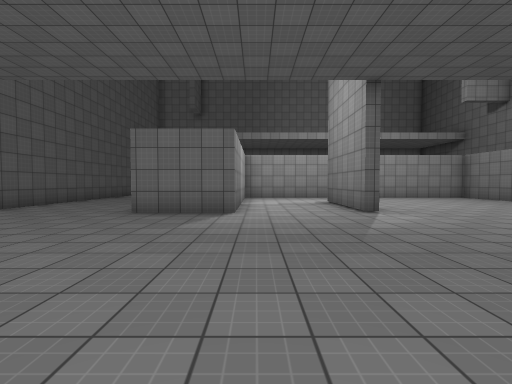
[1] (above)

16 first-person views from a walk through a scene from a Unity 3-D project. The camera is 1.4 m above the floor, tilts 2° down and sees 85° across. The floor is counted in squares, 2 m on a side. Each view is taken from the middle of a square. On the plan, view 1 faces up. The plan holds only what a view shows up to about 9 squares ahead; the rest is blank. The player is left out. Surface patterns are stand-ins for the level's own textures.

[2]
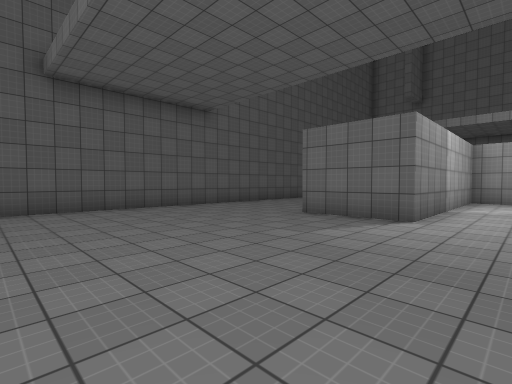

[3]
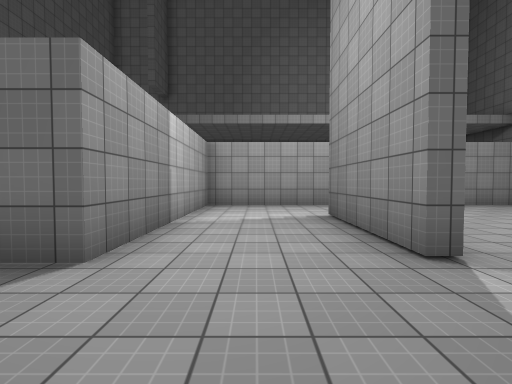

[4]
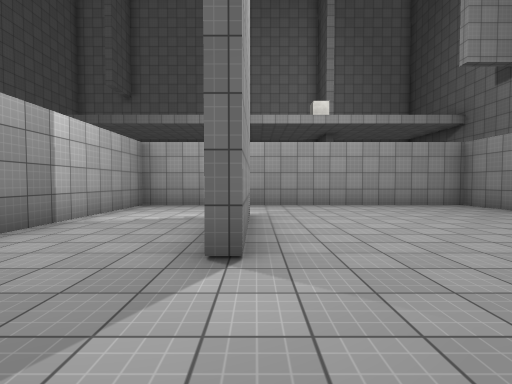

[5]
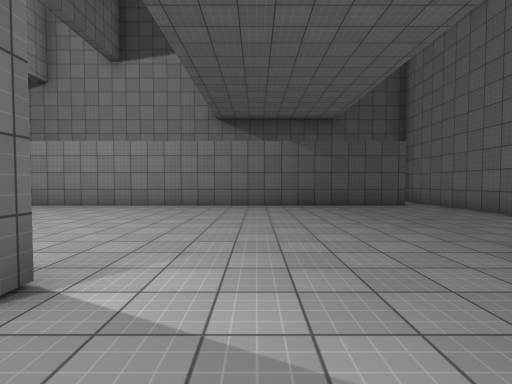

[6]
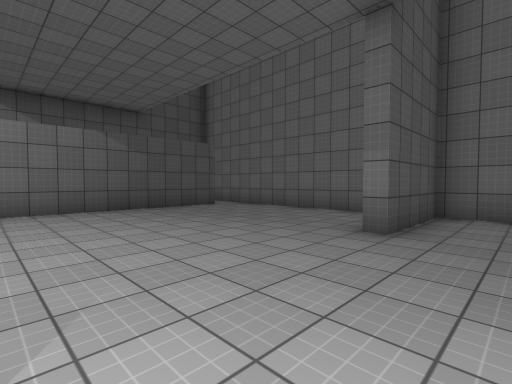

[7]
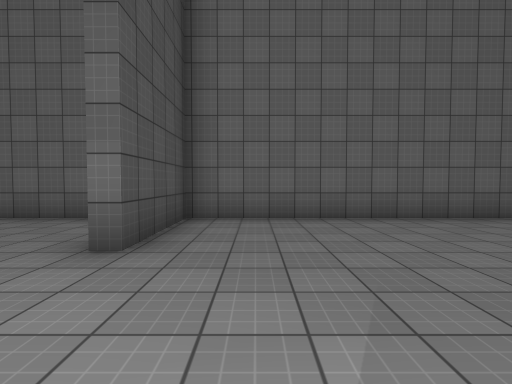

[8]
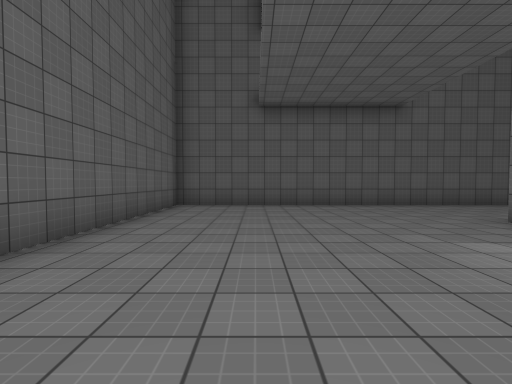

[9]
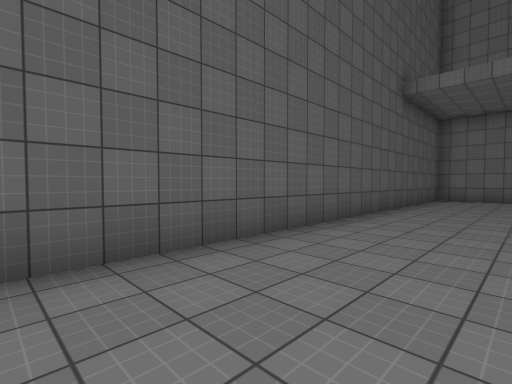

[10]
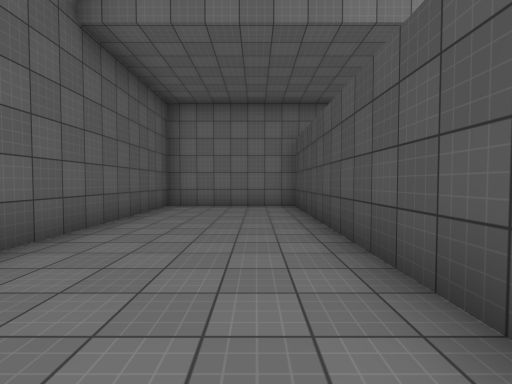

[11]
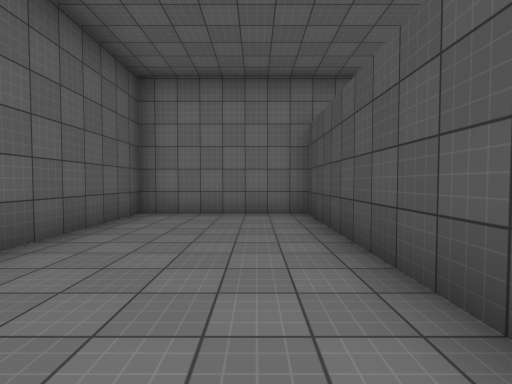

[12]
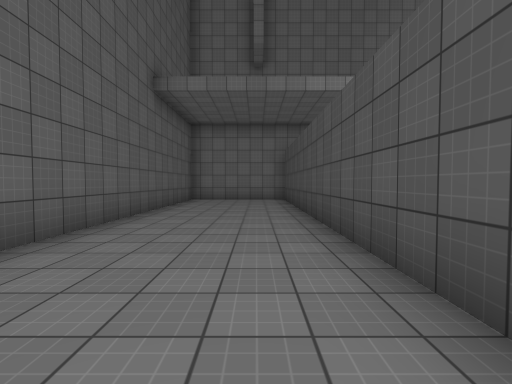

[13]
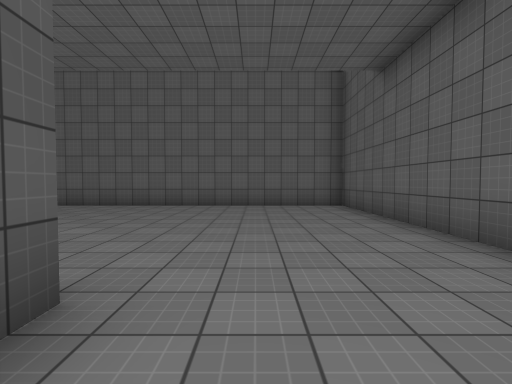

[14]
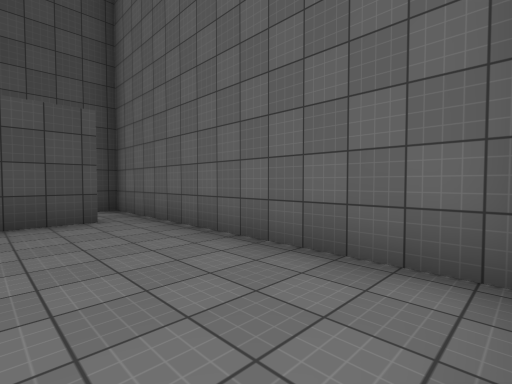

[15]
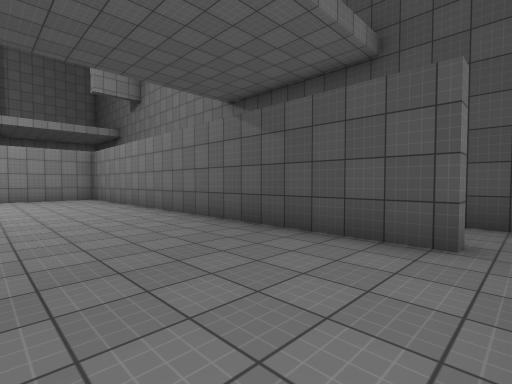

[16]
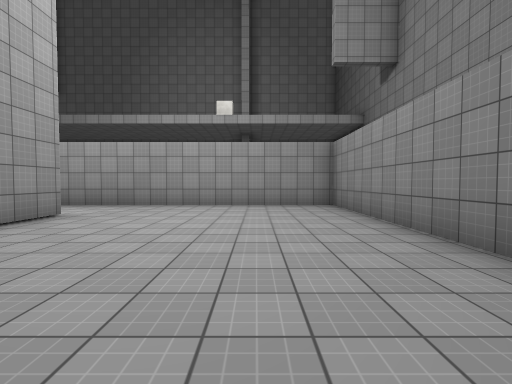

### Floor plan
Points are (right, up) in squares from view 1. A wall is a line through its corners. A room is listed if a view was taken in it or the views show most of it. See-through windows are left out.
Room 1 (views 1, 2, 3, 4, 5, 6, 7, 8, 9, 10, 11, 12, 13, 14, 15, 16)
walls: (-2.9, 9.1) (-2.9, 19.2) (-6.6, 19.2) (-6.6, -0.5) (3.4, -0.5) (3.4, 2.2) (3.8, 2.2); (2.9, 10) (2.9, 6.4) (2.5, 6.4) (2.5, 9.9); (4, -0.5) (8.4, -0.5); (9.4, 0.5) (9.4, 12.6) (-0.5, 12.6) (-0.5, 6.4) (-2.9, 6.4) (-2.9, 6.9)
ways out: opening at (9, 0)

Positions as (right, up) in squares from view 1, and headings:
1: (0, 0), facing up
2: (1, 1), facing up-left
3: (1, 4), facing up
4: (3, 4), facing up
5: (1, 5), facing right
6: (2, 6), facing down-right
7: (2, 5), facing down
8: (2, 2), facing left
9: (-4, 7), facing up-left
10: (-4, 11), facing up
11: (-4, 13), facing up
12: (-4, 8), facing up
13: (-4, 8), facing down
14: (4, 2), facing down-right
15: (6, 0), facing up-right
16: (7, 4), facing up
